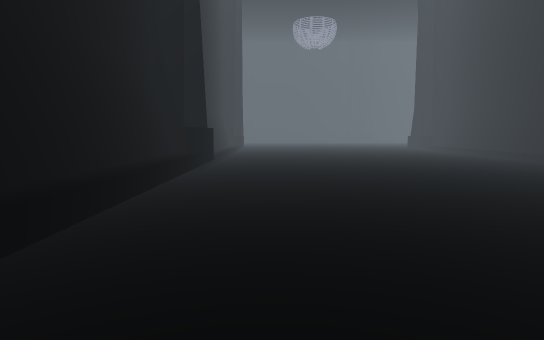
[1] (above)

17 first-person views from a walk through a 3-D level made in the Unity game engine. The camera is 1.5 m above the floor, tilts 6° down and sees 75° across. The floor is counted in squares, 1 m on a side. Each view is taken from the middle of a square. On the plan, view 1 faces up. The plan holds only what a view shows up to about 16 squares ahead; the rest is blank. The place goes on beyond the plan.

[2]
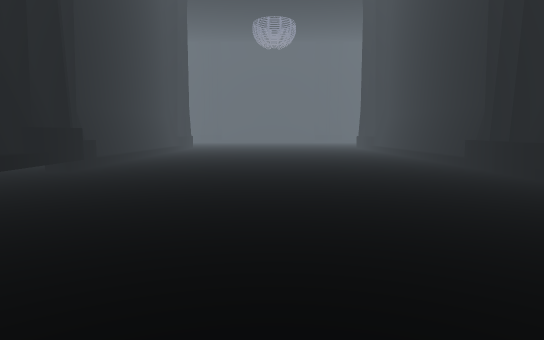

[3]
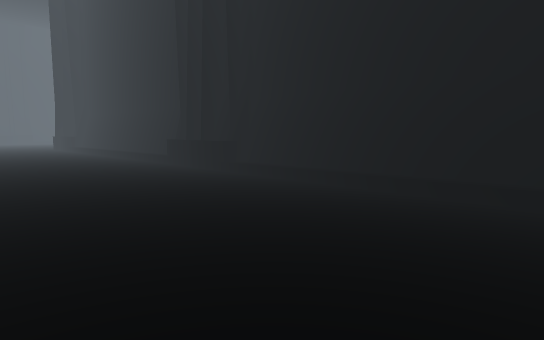

[4]
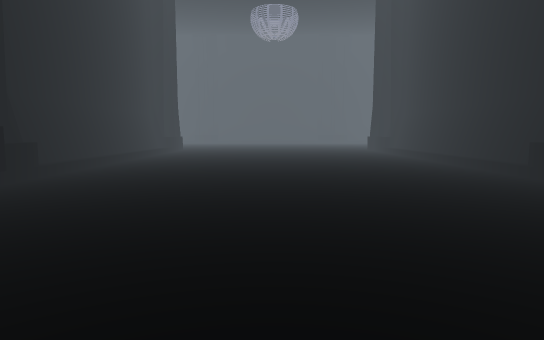

[5]
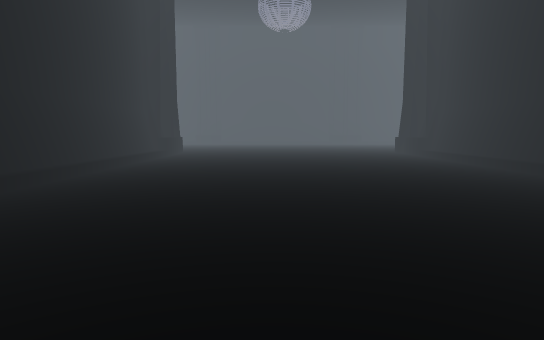

[6]
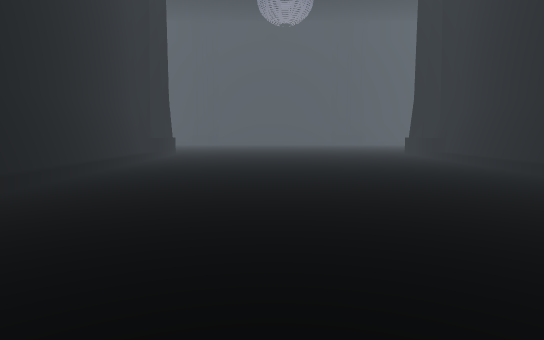

[7]
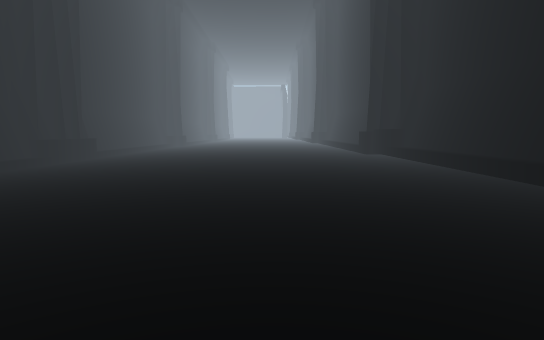

[8]
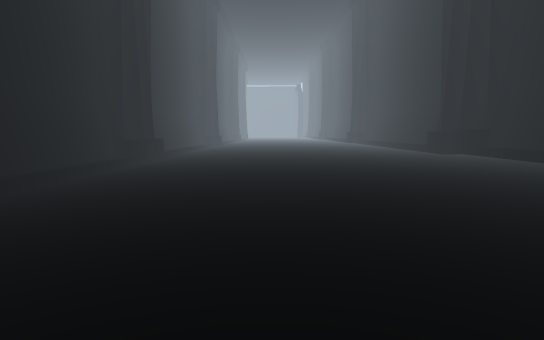

[9]
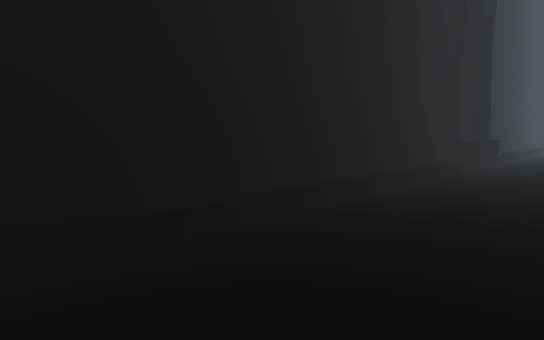

[10]
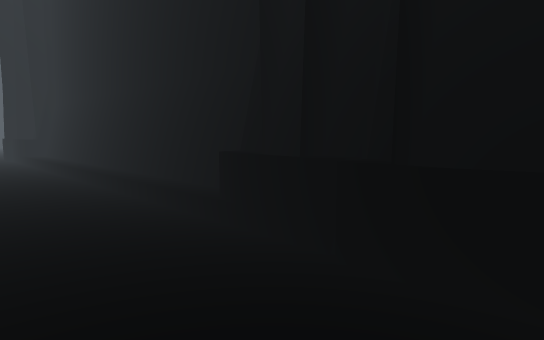

[11]
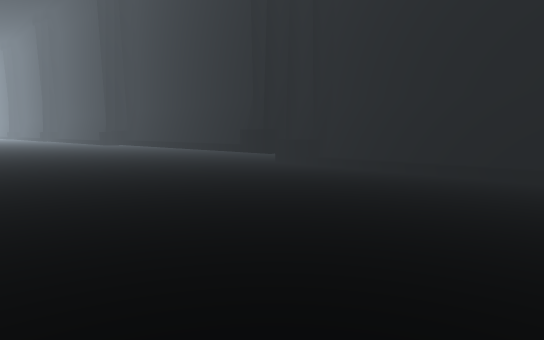

[12]
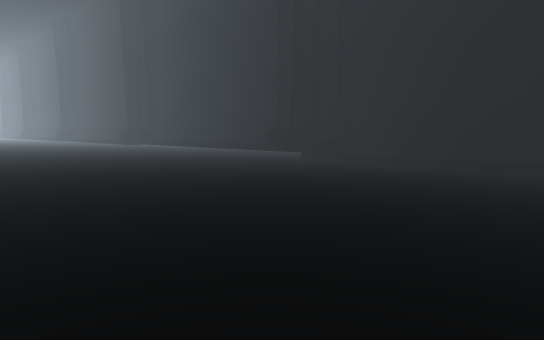

[13]
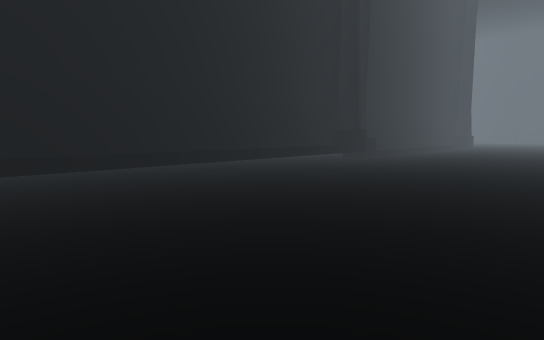

[14]
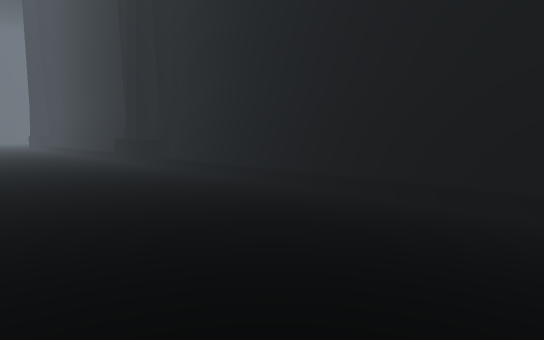

[15]
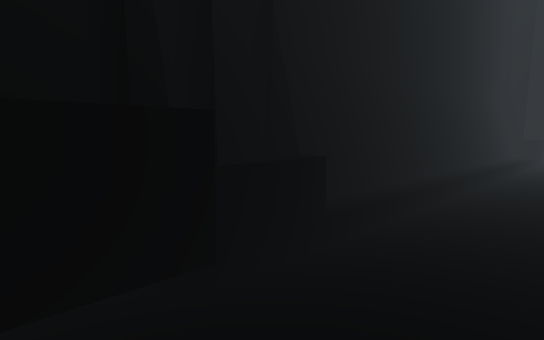

[16]
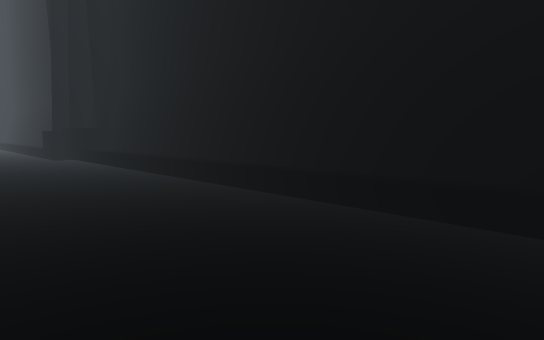

[17]
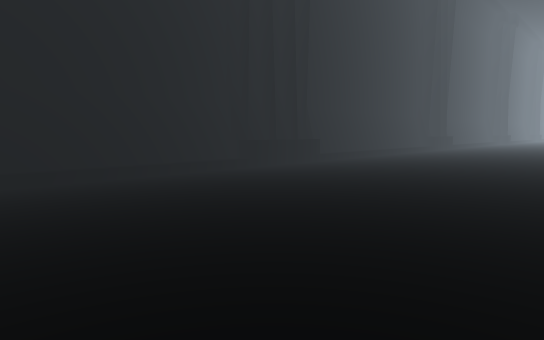

### Floor plan
Key: @ floor where view 1 was taken; # wall or solid block; . main floor; : floor 0.25 m higher than the main floor; = window, fence, low wall or low ledge; ^ raised ledge.
Columns run from 4 left of view 1 to 15 right of it. Each row starts with its distance up from view 1.
 26 #:................:#
 25 #:................:#
 24 #:................:#
 23 #:................:#
 22 #:................:#
 21 #:................:#
 20 #:................:#
 19 #:................:#
 18 #:................:#
 17 #:................:#
 16 ##................##
 15 ##................^#
 14  #................^#
 13  ##..............=#
 12 .##..............=#
 11 .#^...............##
 10  ^^...............##
  9 .^^...............##
  8 .^^...............##
  7 .^^...............##
  6 .^^...............##
  5 .^^...............##
  4 .^^...............##
  3 .^^...............##
  2 .^^...............##
  1 .^^...............##
  0 .^^.@.............##
 -1 .^^...............##
 -2 .^^...............##
 -3 .^^...............##
 -4  #^..............###

Where each view was taken, in squares from view 1:
view 1: 0 up, 0 right, facing up
view 2: 0 up, 5 right, facing up
view 3: 0 up, 5 right, facing up-right
view 4: 4 up, 5 right, facing up
view 5: 8 up, 4 right, facing up
view 6: 10 up, 4 right, facing up
view 7: 12 up, 3 right, facing down
view 8: 12 up, 7 right, facing down
view 9: 11 up, 9 right, facing down-right
view 10: 11 up, 10 right, facing up-right
view 11: 26 up, 10 right, facing down-left
view 12: 26 up, 12 right, facing down-left
view 13: 4 down, 8 right, facing up-left
view 14: 4 down, 6 right, facing up-right
view 15: 12 up, 0 right, facing up-left
view 16: 10 up, 2 right, facing down-left
view 17: 26 up, 2 right, facing down-right
